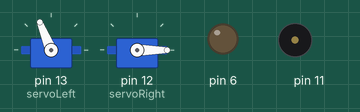
Simulated run of this sketch. Board: Arduino Uno, built with avr-gcc and run on an emulated ATmega328P. Shown: 2 × servo, output pins drawn as LEDs (lit = HIGH), buzzer (waves = sounding).

Above: at 2.05 s.
At 4.55 s:
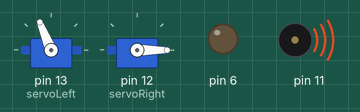
At 6.95 s:
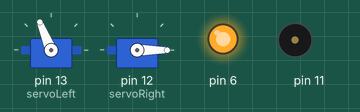
Timing chart, 0 to 8.3 s (numbered marks = the images above):
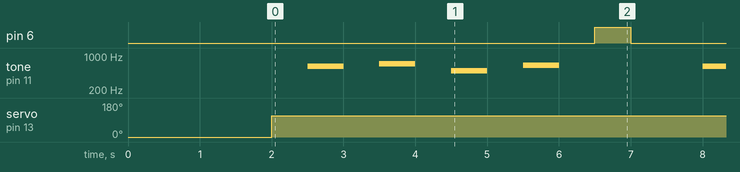

Measured:
- by itself, pin 6: alternates HIGH for 0.50 s and LOW for 5.0 s
- by itself, servo on pin 13 (servoLeft): 0° → 112° at 2.0 s
- by itself, tone on pin 11: repeats every 5.5 s: silent 0.50 s, 700 Hz 0.50 s, silent 0.50 s, 500 Hz 0.50 s, silent 0.50 s, 650 Hz 0.50 s, silent 2.0 s, 622 Hz 0.50 s

The sketch:

Danceparty.ino
```cpp
#include <Servo.h>                           // Include servo library

Servo servoLeft;                             // Declare left servo signal
Servo servoRight;                            // Declare right servo signal

int PIEZOPIN = 12;  // Declare pin that the piezo is connected to.

void setup()
{
  pinMode(11, OUTPUT);
  servoLeft.attach(13);                      // Attach left signal to pin 13
  servoRight.attach(12);                     // Attach right signal to pin 12
  servoLeft.writeMicroseconds(0);        // Calibrate left servo
  servoRight.writeMicroseconds(1700);   //backwards
  delay (1000);
  servoLeft.writeMicroseconds (200); //turns right
  servoRight.writeMicroseconds (0);
  delay (1000);
  servoLeft.writeMicroseconds(1700);     //forwards
  servoRight.writeMicroseconds(0);
  pinMode (6,OUTPUT);

}

void loop()
{
  // Code for testing servos.
  // Tinker with the numbers to see how they work!
  // For help, visit https://learn.parallax.com/tutorials/robot/shield-bot/robotics-board-education-shield-arduino/chapter-2-shield-lights-servo-4.
  //servoLeft.writeMicroseconds(1700);
  //servoRight.writeMicroseconds(0);
  delay(500);
  tone(11, 622, 500);
  delay(1000);
  tone(11, 700, 500);
  delay (1000);
  tone(11, 500, 500);
  delay(1000);
  tone(11, 650, 500);
  delay (1000);
   digitalWrite (6, HIGH);
   delay (500);
   digitalWrite (6, LOW);
   delay (500);
}
```
